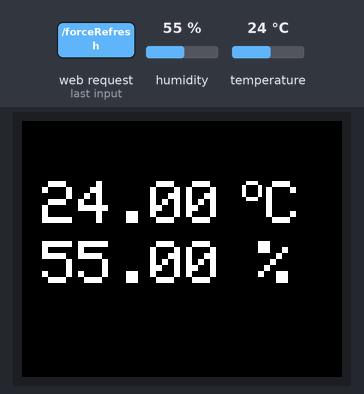
Bench run of a sketch on a simulated ESP8266 (NodeMCU). Parts: 160×128 colour display. Inputs (shaded band) come from the test bench; at power-on: humidity 55 %, temperature 24 °C. WiFi joins after 1.5 s; servers stay silent unless stated; not simulated (calls return 0 or success): secrets.h; what the sketch prints to the serial monitor is not drawn.

2.9 s: HTTP request GET /forceRefresh received
Above: at 3.7 s.
Timing chart, 0 to 5.9 s (numbered marks = the images above; inputs shaded):
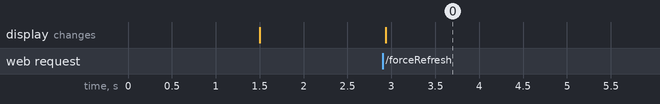

Measured:
- after the input at 2.9 s, the display: changes at once (image 0)

The sketch:

main.ino
```cpp
#include <Adafruit_GFX.h>
#include <Adafruit_ST7735.h>
#include <Adafruit_ST7789.h>
#include <SPI.h>
#include <DHT22.h>
#include <ESP8266WiFi.h>
#include <ESP8266WebServer.h>
#include "secrets.h"

// Operating Constants
#define SENSOR_INTERVAL 30000
#define TEMP_THRESHOLD 0.2
#define HUM_THRESHOLD 1.0

// TFT Pins and Initialization
#define TFT_CS D1
#define TFT_RST D8
#define TFT_DC D2
#define TFT_MOSI D5
#define TFT_SCLK D0

Adafruit_ST7735 tft = Adafruit_ST7735(TFT_CS, TFT_DC, TFT_MOSI, TFT_SCLK, TFT_RST);

// DHT Pin and Initialization
#define pinDATA D6

DHT22 dht22(pinDATA);

// Web Server and Routes

ESP8266WebServer server(80);

void handleMetrics() {
  float t = dht22.getTemperature();
  float h = dht22.getHumidity();

  if (isnan(t) || isnan(h)) {
    Serial.println("Failed to read from DHT sensor!");
    server.send(500, "text/plain", "Sensor read error");
    return;
  }

  String metrics = "";

  String clean = server.arg("clean");
  if (clean == "true") {
    // Send human-readable metrics
    metrics = String("Temperature: ") + String(t) + " ºC\n" +
              String("Humidity: ") + String(h) + " %\n";
  } else {
    // Send Prometheus-formatted metrics
    metrics = String("# HELP esp_temperature_c Temperature in Celsius\n")+
              String("# TYPE esp_temperature_c gauge\n") +
              String("esp_temperature_c{location=\"office\"} ") +
              String(t) + "\n" + String("# HELP esp_humidity_percent Humidity %\n") +
              String("# TYPE esp_humidity_percent gauge\n") +
              String("esp_humidity_percent{location=\"office\"} ") +
              String(h) + "\n";
  }

  server.send(200, "text/plain; charset=utf-8", metrics);
}

void handleForceRefresh() {
  float t = dht22.getTemperature();
  float h = dht22.getHumidity();

  if (isnan(t) || isnan(h)) return;

  // Clear the display
  tft.fillScreen(ST77XX_BLACK);

  Serial.printf("t=%.2f", t);
  Serial.print("\t");
  Serial.printf("h=%.2f", h);
  Serial.println();

  print_measurements(t, h, ST77XX_WHITE);

  server.send(200, "text/plain", "Refreshed metrics on the screen.");
}

void handleVersion() {
  server.send(200, "text/plain", "ESP8266 Sensor v1.1");
}

void setupWifi() {
  IPAddress local_IP(192, 168, 1, 100);
  IPAddress gateway(192, 168, 1, 1);
  IPAddress subnet(255, 255, 255, 0);

  const char* ssid = WIFI_SSID;
  const char* password = WIFI_PASSWORD;

  // Setup Wifi
  WiFi.config(local_IP, gateway, subnet);
  WiFi.begin(ssid, password);
  while (WiFi.status() != WL_CONNECTED) delay(500);

  Serial.println("Wifi is on.");
}

void setup(void) {
  Serial.begin(9600);

  setupWifi();

  tft.initR(INITR_BLACKTAB);
  tft.fillScreen(ST77XX_BLACK);
  tft.setRotation(1);
  tft.setTextSize(3);

  server.on("/version", handleVersion);
  server.on("/metrics", handleMetrics);
  server.on("/forceRefresh", handleForceRefresh);
  server.begin();

  Serial.println("Web server is on.");
}

void print_measurements(float t, float h, int color) {
  tft.setCursor(10, 30);
  tft.setTextColor(color);
  tft.setTextWrap(true);
  tft.print(t, 2);
  int save_cursor_y = tft.getCursorY();
  tft.setCursor(tft.getCursorX() + 10, tft.getCursorY() - 4);
  tft.setTextSize(2);
  tft.print("o");
  tft.setCursor(tft.getCursorX(), save_cursor_y);
  tft.setTextSize(3);
  tft.print("C");
  tft.setCursor(10, 60);
  tft.print(h, 2);
  tft.print(" %");
}

unsigned long lastSensorRead = 0;

float last_t = 0.0, last_h = 0.0;

void sense() {
  unsigned long now = millis();

  // If not enough time passed for a new reading return
  if (now - lastSensorRead < SENSOR_INTERVAL) {
    return;
  }

  lastSensorRead = now;

  float t = dht22.getTemperature();
  float h = dht22.getHumidity();

  // If values are invalid
  if (isnan(t) || isnan(h)) return;

  // Check for threshold
  if (abs(t - last_t) < TEMP_THRESHOLD && abs(h - last_h) < HUM_THRESHOLD) {
    return;
  }

  // This one clears the display more efficiently
  print_measurements(last_t, last_h, ST77XX_BLACK);

  last_t = t;
  last_h = h;

  Serial.printf("t=%.2f", t);
  Serial.print("\t");
  Serial.printf("h=%.2f", h);
  Serial.println();

  print_measurements(t, h, ST77XX_WHITE);
}

void loop() {
  server.handleClient();
  sense();
}
```
